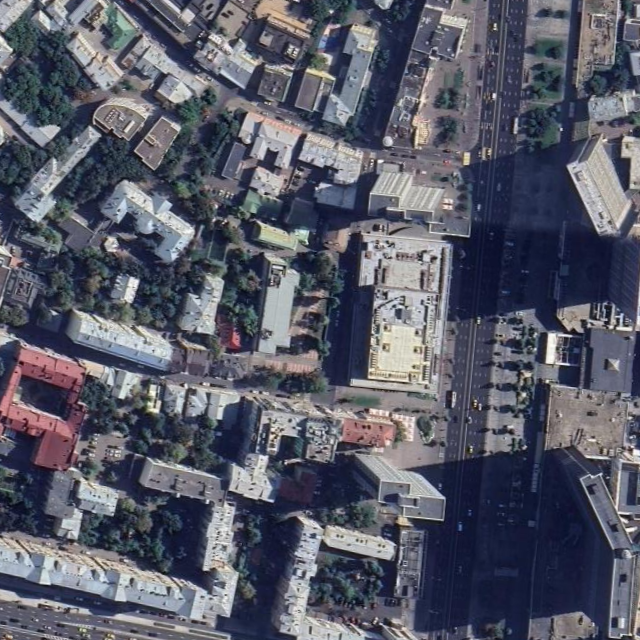
#> input picture crops/crop_11.png, 640 x 640 px, given in place of global_map.png, which was not available
$ python drone_whole_road_on_map.py
#> lines starting #> are read from the running program, lines starting #| are printed output that depends on the picture; after the words box and inside, x2 and y2 are one past the last pixel; in counts of white or black regions, pixels touching at a corner belong together; long printed decimals are rounded; pictures that were not available may be replaced by others from this repository, and a replacement may not be noted
### drone_start_point_on_map.py

import cv2
import numpy as np

image_path = "global_map.png"
template_files = ["./crops/crop_7.png"]

def rotate_image(image, angle):
    image_center = tuple(np.array(image.shape[1::-1]) / 2)
    rot_mat = cv2.getRotationMatrix2D(image_center, -angle, 1.0)
    result = cv2.warpAffine(image, rot_mat, image.shape[1::-1], flags=cv2.INTER_LINEAR)
    return result

def scale_image(image, percent, maxwh):
    max_width = maxwh[1]
    max_height = maxwh[0]
    max_percent_width = max_width / image.shape[1] * 100
    max_percent_height = max_height / image.shape[0] * 100
    max_percent = 0
    if max_percent_width < max_percent_height:
        max_percent = max_percent_width
    else:
        max_percent = max_percent_height
    if percent > max_percent:
        percent = max_percent
    width = int(image.shape[1] * percent / 100)
    height = int(image.shape[0] * percent / 100)
    result = cv2.resize(image, (width, height), interpolation=cv2.INTER_AREA)
    return result, percent

def find_on_global_map():
    image = cv2.imread(image_path)
#> image is the input picture: shape (640, 640, 3); mean B, G, R 103.1, 89.7, 87.7
    image = cv2.resize(image, (image.shape[1] // 3, image.shape[0] // 3))
#> image: shape (213, 213, 3)
    image_gray = cv2.cvtColor(image, cv2.COLOR_BGR2GRAY)
    best_match = None
    best_zoom = 0
    best_angle = 0
    x_center = 0
    y_center = 0

    for template_file in template_files:
        template = cv2.imread(template_file, cv2.IMREAD_GRAYSCALE)
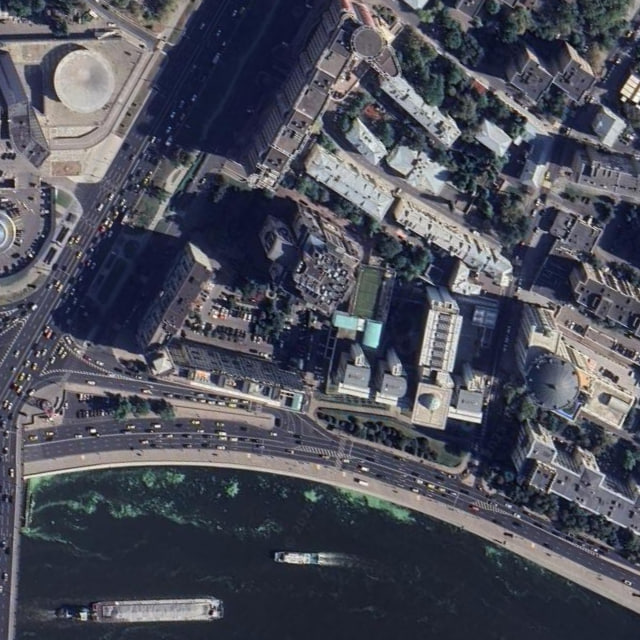
#> input picture crops/crop_7.png, 640 x 640 px
#> template: shape (640, 640); min 3, max 255, mean 79.3

        max_val = 0
        best_match = None
        best_zoom = 0
        best_angle = 0
        best_rotated_template = None

        for zoom in np.arange(3, 12, 0.1):
            percent = 100 / zoom
            resized_template, actual_percent = scale_image(template, percent, (image.shape[0], image.shape[1]))

            for angle in range(0, 360, 10):
                rotated_image = rotate_image(resized_template, angle)
                result = cv2.matchTemplate(image_gray, rotated_image, cv2.TM_CCOEFF_NORMED)
                min_val, max_val_candidate, min_loc, max_loc = cv2.minMaxLoc(result)

                if max_val_candidate > max_val:
                    max_val = max_val_candidate
                    best_match = max_loc
                    best_zoom = zoom
                    best_angle = angle
                    best_rotated_template = rotated_image
#> this loop made 90 passes
#> (width in scale_image, height in scale_image, actual_percent) on passes 2 to 8: (206, 206, 32.26), (200, 200, 31.25), (193, 193, 30.3), (188, 188, 29.41), (182, 182, 28.57), (177, 177, 27.78), (172, 172, 27.03)
#> actual_percent on pass 1: 33.28
#> pass 1, in rotate_image (call 3), `result = cv2.warpAffine(image, rot_mat, image.shape[1::-1], flags=cv2...`:
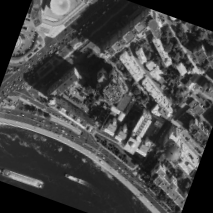
#> result: shape (213, 213); min 0, max 228, mean 69.9
#> pass 1, in rotate_image (call 4), `result = cv2.warpAffine(image, rot_mat, image.shape[1::-1], flags=cv2...`:
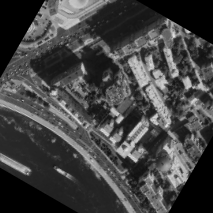
#> result: shape (213, 213); min 0, max 226, mean 67.2
#> after the loop:
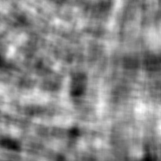
#> result: shape (161, 161) float32; min -0.325, max 0.285, mean 0.00286; drawn with min black and max white

        x_center = best_match[0] + best_rotated_template.shape[1] // 2
        y_center = best_match[1] + best_rotated_template.shape[0] // 2

    return best_angle, best_zoom, x_center, y_center

# [6 lines left out: function main, not called in this run]

# [2 lines that do not run on import are left out]

### drone_sequential_route.py
import cv2
import numpy as np
from drone_start_point_on_map import find_on_global_map

def track_drone_route():
    angle, zoom, x, y = find_on_global_map()

    route_x = []
    route_y = []
    reverse_route_x = []
    reverse_route_y = []

    absolute_x = 0
    absolute_y = 0
    current_angle = angle

    start_x = x * zoom
    start_y = y * zoom

    print("\n--- Starting Forward Tracking from Frame 7 to 49 ---\n")
    for i in range(7, 49, 1):
        image1 = cv2.imread(f'./crops/crop_{i}.png', cv2.IMREAD_GRAYSCALE)
        image2 = cv2.imread(f'./crops/crop_{i + 1}.png', cv2.IMREAD_GRAYSCALE)
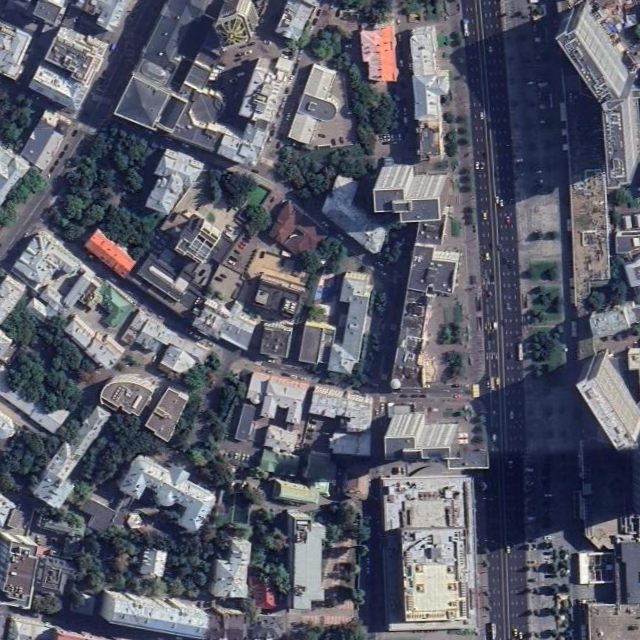
#> input picture crops/crop_12.png, 640 x 640 px, given in place of crop_8.png, which was not available
#> image2: shape (640, 640); min 6, max 253, mean 92.1
        if image1 is None or image2 is None:
            print(f"Failed to load image {i} or {i + 1}. Skipping...")
            continue

        height, width = image1.shape
        template = image1[0:30, width // 2 - 15:width // 2 + 15]
#> template: shape (30, 30)

        res = cv2.matchTemplate(image2, template, cv2.TM_CCOEFF_NORMED)
        min_val, max_val, min_loc, max_loc = cv2.minMaxLoc(res)

        top_left = max_loc
        bottom_right = (top_left[0] + 30, top_left[1] + 30)

        template_center_x = width // 2
        template_center_y = 15

        matched_center_x = top_left[0] + 15
        matched_center_y = top_left[1] + 15

        offset_x = matched_center_x - template_center_x
        offset_y = matched_center_y - template_center_y

        angle_rad = np.radians(current_angle)

        dx = offset_y * np.cos(angle_rad)
        dy = offset_y * np.sin(angle_rad)

        print(f"Frame {i}: offset_x={offset_x}, offset_y={offset_y}, current_angle={current_angle}")
#| Frame 7: offset_x=-190, offset_y=53, current_angle=320
        print(f"Calculated: dx={dx}, dy={dy}")
#| Calculated: dx=40.600, dy=-34.068

        if i == 7:
            absolute_x = start_x
            absolute_y = start_y
        else:
            absolute_x += dx
            absolute_y -= dy

        route_x.append(absolute_x)
        route_y.append(absolute_y)

        print(f"Updated position: absolute_x={absolute_x}, absolute_y={absolute_y}")
#| Updated position: absolute_x=1630.300, absolute_y=1594.600

        if i > 6:
            frame_angle = np.degrees(np.arctan2(offset_x, offset_y))
            current_angle += ((100*(np.cos(np.deg2rad(current_angle))))/zoom) * frame_angle

            print(f"Frame angle: {frame_angle:.2f} degrees")
#| Frame angle: -74.41 degrees
#> pass 3 of the loop in track_drone_route, `for i in range(7, 49, 1):`:
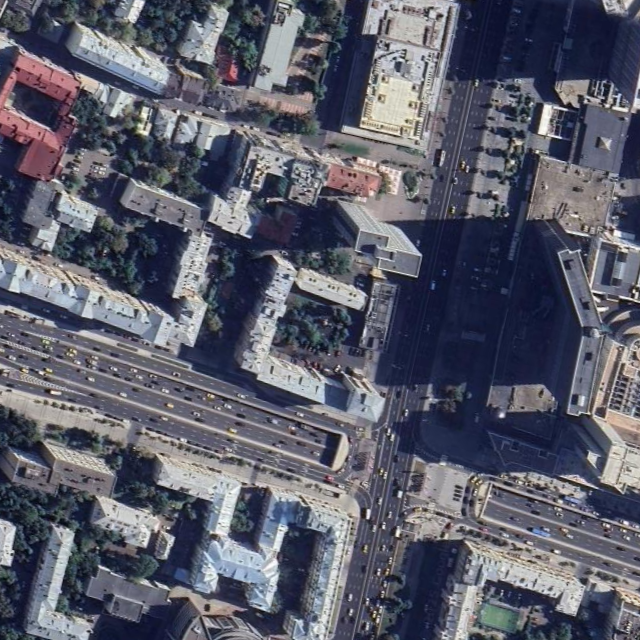
#> input picture crops/crop_10.png, 640 x 640 px
#> in track_drone_route, `image2 = cv2.imread(f'./crops/crop_{i + 1}.png', cv2.IMREAD_GRAYSCALE)`:
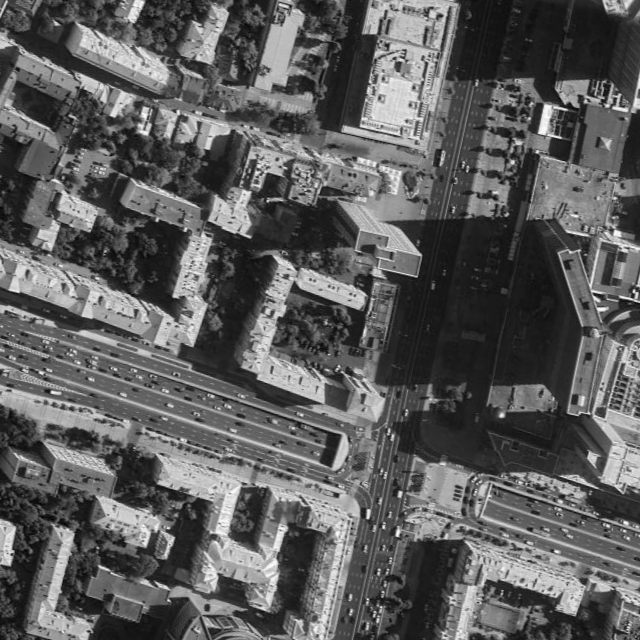
#> image2: shape (640, 640); min 2, max 253, mean 92.7
#> in track_drone_route, `res = cv2.matchTemplate(image2, template, cv2.TM_CCOEFF_NORMED)`:
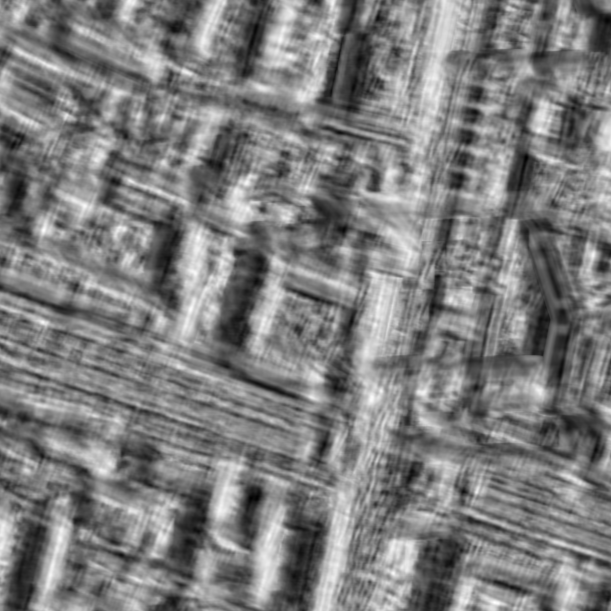
#> res: shape (611, 611) float32; min -0.525, max 0.529, mean -0.00362; drawn with min black and max white
#| Frame 9: offset_x=189, offset_y=602, current_angle=-159.027
#| Calculated: dx=-562.117, dy=-215.474
#| Updated position: absolute_x=1068.183, absolute_y=1810.074
#| Frame angle: 17.43 degrees
#> the loop made 42 passes; the first 3 are shown
#> pass 3 of the loop in track_drone_route, `for i in range(6, 0, -1):`:
#> the loop made 6 passes; the first 3 are shown

    reverse_absolute_x = start_x
    reverse_absolute_y = start_y
    reverse_current_angle = 0

    print("\n--- Starting Reverse Tracking from Frame 6 to 0 ---\n")

    for i in range(6, 0, -1):
        print(f"\nProcessing frame {i} to {i - 1}...")

        image1 = cv2.imread(f'./crops/crop_{i}.png', cv2.IMREAD_GRAYSCALE)
        image2 = cv2.imread(f'./crops/crop_{i - 1}.png', cv2.IMREAD_GRAYSCALE)
        if image1 is None or image2 is None:
            print(f"Failed to load image {i} or {i - 1}. Skipping...")
            continue

        height, width = image1.shape
        template = image1[height - 30:height, width // 2 - 15:width // 2 + 15]

        res = cv2.matchTemplate(image2, template, cv2.TM_CCOEFF_NORMED)
        min_val, max_val, min_loc, max_loc = cv2.minMaxLoc(res)

        top_left = max_loc
        bottom_right = (top_left[0] + 30, top_left[1] + 30)

        template_center_x = width // 2
        template_center_y = height - 15

        matched_center_x = top_left[0] + 15
        matched_center_y = top_left[1] + 15

        offset_x = matched_center_x - template_center_x
        offset_y = matched_center_y - template_center_y

        angle_rad = np.radians(reverse_current_angle)

        dx = -offset_y * np.cos(angle_rad)
        dy = -offset_y * np.sin(angle_rad)

        print(f"Reverse Frame {i}: offset_x={offset_x}, offset_y={offset_y}, current_angle={reverse_current_angle}")
        print(f"Calculated: dx={dx}, dy={dy}")

        reverse_absolute_x -= dx
        reverse_absolute_y -= dy

        reverse_route_x.append(reverse_absolute_x)
        reverse_route_y.append(reverse_absolute_y)

        print(f"Updated position: absolute_x={reverse_absolute_x}, absolute_y={reverse_absolute_y}")

        frame_angle = np.degrees(np.arctan2(offset_x, offset_y)) + 180
        reverse_current_angle -= ((100*(np.cos(np.deg2rad(current_angle))))/zoom) * frame_angle

        print(f"Frame angle: {frame_angle:.2f} degrees")

    reverse_route_x.reverse()
    reverse_route_y.reverse()

    full_route_x = reverse_route_x + route_x
    full_route_y = reverse_route_y + route_y

    return full_route_x, full_route_y, zoom

### drone_whole_road_on_map.py
import cv2
import numpy as np
import matplotlib.pyplot as plt
from drone_sequential_route import track_drone_route

route_x, route_y, zoom = track_drone_route()

global_map = cv2.imread('global_map.png')

if global_map is None:
    print("Error: Could not load the map image.")
    exit()

global_map = cv2.resize(global_map, (global_map.shape[1] // 3, global_map.shape[0] // 3))

map_with_path = global_map.copy()

scaled_route_x = [x / zoom for x in route_x]
scaled_route_y = [y / zoom for y in route_y]

scaled_route_x = np.clip(scaled_route_x, 0, global_map.shape[1] - 1)
scaled_route_y = np.clip(scaled_route_y, 0, global_map.shape[0] - 1)

for i in range(1, len(scaled_route_x)):
    start_point = (int(scaled_route_x[i - 1]), int(scaled_route_y[i - 1]))
    end_point = (int(scaled_route_x[i]), int(scaled_route_y[i]))
    cv2.line(map_with_path, start_point, end_point, (255, 0, 0), 2)
#> map_with_path: shape (213, 213, 3); mean B, G, R 103.9, 88.8, 86.8

for i in range(len(scaled_route_x)):
    point = (int(scaled_route_x[i]), int(scaled_route_y[i]))
    cv2.circle(map_with_path, point, 5, (0, 0, 255), -1)
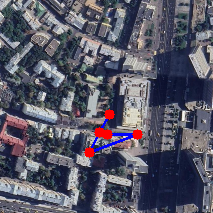
#> map_with_path: shape (213, 213, 3); mean B, G, R 102.7, 88.1, 88.3

arrow_step = max(1, len(scaled_route_x) // 10)
for i in range(arrow_step, len(scaled_route_x), arrow_step):
    start_point = (int(scaled_route_x[i - 1]), int(scaled_route_y[i - 1]))
    end_point = (int(scaled_route_x[i]), int(scaled_route_y[i]))
    cv2.arrowedLine(map_with_path, start_point, end_point, (0, 255, 0), 3, tipLength=0.3)
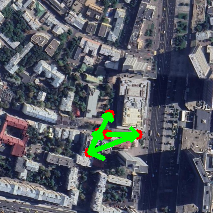
#> map_with_path: shape (213, 213, 3); 1.77% of pixels changed, all inside (x1, y1, x2, y2) = (87, 112, 140, 161)

if len(scaled_route_x) > 1:
    final_start = (int(scaled_route_x[-2]), int(scaled_route_y[-2]))
    final_end = (int(scaled_route_x[-1]), int(scaled_route_y[-1]))
    cv2.arrowedLine(map_with_path, final_start, final_end, (0, 255, 0), 4, tipLength=0.4)
#> map_with_path: shape (213, 213, 3); 0.04% of pixels changed, all inside (x1, y1, x2, y2) = (99, 114, 114, 125)

plt.figure(figsize=(10, 10))
plt.imshow(cv2.cvtColor(map_with_path, cv2.COLOR_BGR2RGB))
plt.title("Drone's Path on Global Map")
plt.axis('off')
plt.show()
